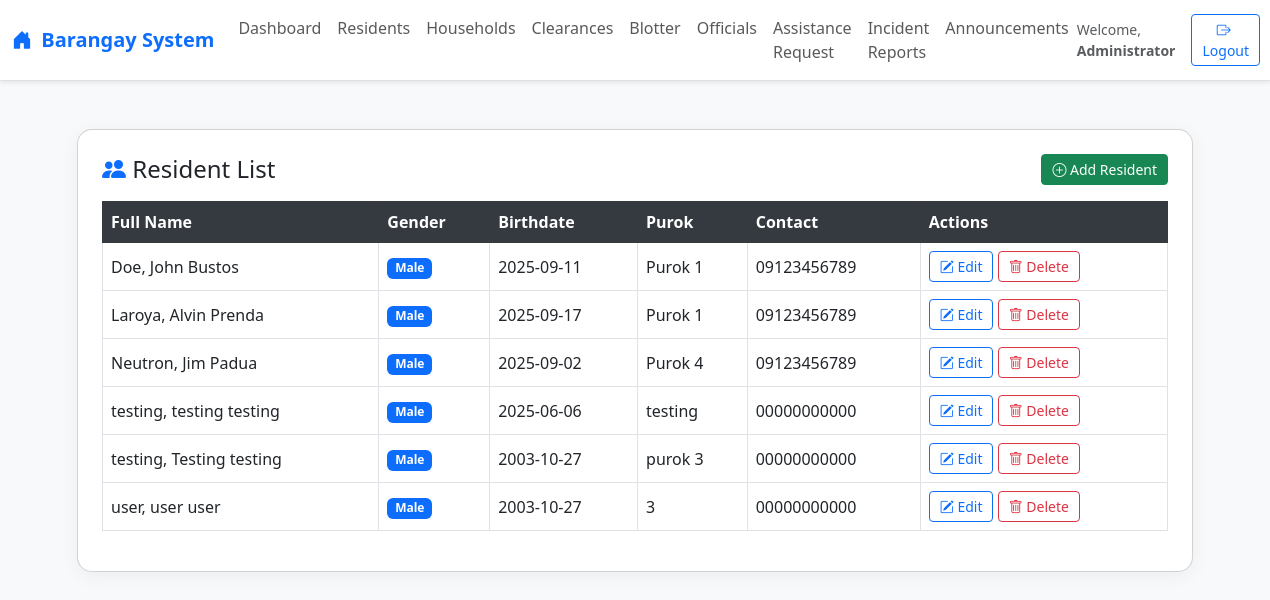
The app's page /residents/index.php (signed in), older data.
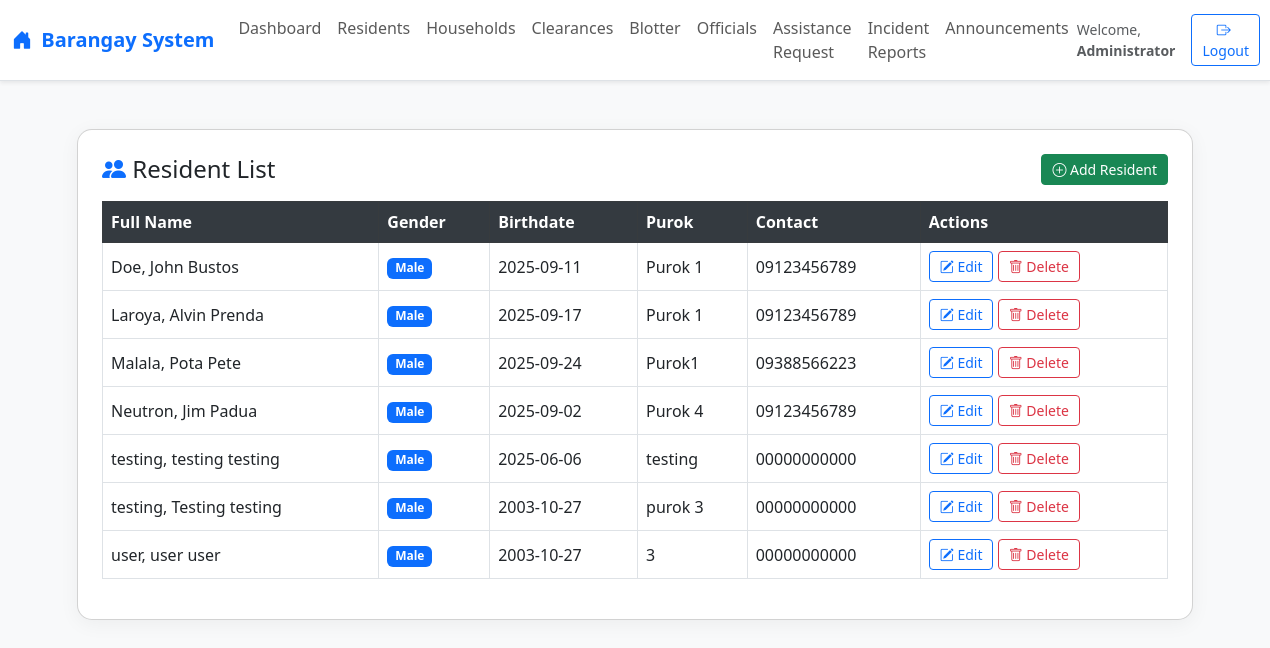
The same page, newer data.
### tables this page shows
CREATE TABLE `residents` (
  `id` int(11) NOT NULL,
  `first_name` varchar(50) DEFAULT NULL,
  `middle_name` varchar(50) DEFAULT NULL,
  `last_name` varchar(50) DEFAULT NULL,
  `suffix` varchar(10) DEFAULT NULL,
  `gender` enum('Male','Female') DEFAULT NULL,
  `birthdate` date DEFAULT NULL,
  `age` int(11) DEFAULT NULL,
  `civil_status` varchar(20) DEFAULT NULL,
  `citizenship` varchar(50) DEFAULT NULL,
  `religion` varchar(50) DEFAULT NULL,
  `occupation` varchar(100) DEFAULT NULL,
  `purok` varchar(50) DEFAULT NULL,
  `voter_status` enum('Yes','No') DEFAULT NULL,
  `is_4ps` enum('Yes','No') DEFAULT NULL,
  `contact` varchar(20) DEFAULT NULL,
  `email` varchar(100) DEFAULT NULL,
  `address` text DEFAULT NULL,
  `date_registered` datetime DEFAULT current_timestamp(),
  `id_picture` longblob DEFAULT NULL,
  `id_picture_type` varchar(50) NOT NULL
);

### residents/index.php (the view, shortened to what this page needs)
<?php
include '../config.php';
$result = $conn->query("SELECT * FROM residents ORDER BY last_name ASC");
?>
<!DOCTYPE html>
<html lang="en">
<head>
    <link href="https://cdn.jsdelivr.net/npm/bootstrap@5.3.0/dist/css/bootstrap.min.css" rel="stylesheet">
    <link href="https://cdn.jsdelivr.net/npm/bootstrap-icons@1.10.5/font/bootstrap-icons.css" rel="stylesheet">
</head>
<body>
<?php
include '../navbar.php';
?>
<div class="container mt-5">
    <div class="card p-4">
        <div class="d-flex justify-content-between align-items-center mb-3">
            <h4 class="mb-0"><i class="bi bi-people-fill text-primary"></i> Resident List</h4>
            <a href="add.php" class="btn btn-success btn-sm">
                <i class="bi bi-plus-circle"></i> Add Resident
            </a>
        </div>
        <div class="table-responsive">
            <table class="table table-bordered table-hover align-middle">
                <thead class="table-dark">
                    <tr>
                        <th>Full Name</th>
                        <th>Gender</th>
                        <th>Birthdate</th>
                        <th>Purok</th>
                        <th>Contact</th>
                        <th>Actions</th>
                    </tr>
                </thead>
                <tbody>
                    <?php while($row = $result->fetch_assoc()): ?>
                    <tr>
                        <td>
                            <?= htmlspecialchars("{$row['last_name']}, {$row['first_name']} {$row['middle_name']} {$row['suffix']}") ?>
                        </td>
                        <td><span class="badge bg-<?= $row['gender'] === 'Male' ? 'primary' : 'warning' ?>"><?= $row['gender'] ?></span></td>
                        <td><?= htmlspecialchars($row['birthdate']) ?></td>
                        <td><?= htmlspecialchars($row['purok']) ?></td>
                        <td><?= htmlspecialchars($row['contact']) ?></td>
                        <td>
                            <a href="edit.php?id=<?= $row['id'] ?>" class="btn btn-sm btn-outline-primary">
                                <i class="bi bi-pencil-square"></i> Edit
                            </a>
                            <a href="delete.php?id=<?= $row['id'] ?>" class="btn btn-sm btn-outline-danger" onclick="return confirm('Are you sure you want to delete this resident?')">
                                <i class="bi bi-trash"></i> Delete
                            </a>
                        </td>
                    </tr>
                    <?php endwhile; ?>
                </tbody>
            </table>
        </div>
    </div>
</div>
</body>
</html>

Row changes from the older to the newer data that the page shows:
added residents: last_name+first_name+middle_name "Malala, Pota Pete", gender "Male", birthdate "2025-09-24", purok "Purok1", contact "09388566223"
